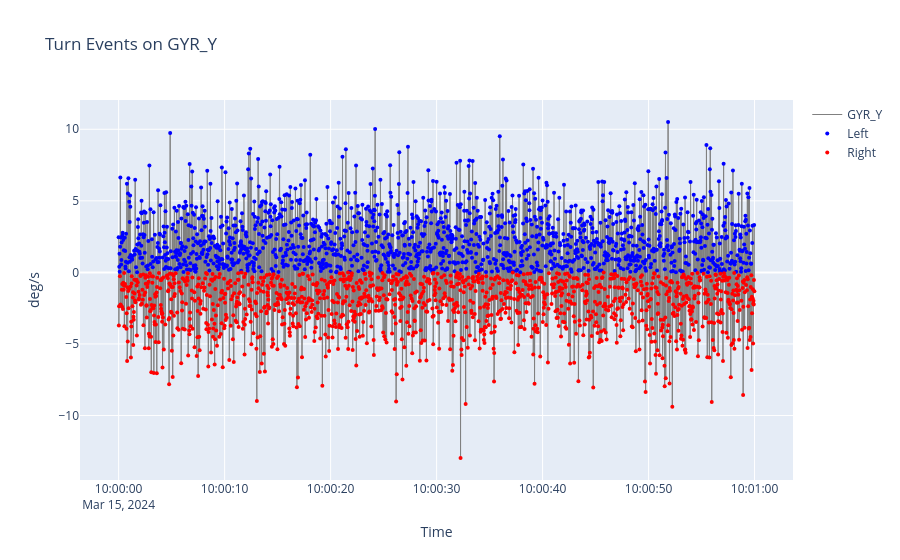

The cell this chart's notebook holds for it:
### Code cell
# Visualise GYR_Y with turn events overlaid
fig = go.Figure()
fig.add_trace(go.Scatter(x=result["timestamp"], y=result["gyr_y"],
                         name="GYR_Y", line=dict(color="gray", width=1)))

for direction, colour in [("Left", "blue"), ("Right", "red")]:
    mask = result["turn_direction"] == direction
    fig.add_trace(go.Scatter(
        x=result.loc[mask, "timestamp"], y=result.loc[mask, "gyr_y"],
        mode="markers", name=direction, marker=dict(color=colour, size=4)))

fig.update_layout(title="Turn Events on GYR_Y", xaxis_title="Time", yaxis_title="deg/s")
fig.show()

### Figure 1 — Plotly figure (JSON) as saved in the notebook; plotly's stock layout.template omitted (floating-point values rounded to 4 significant figures; data arrays with more than 128 entries replaced by an {"elided": "..."} marker saying what was removed)
{"data": [{"line": {"color": "gray", "width": 1}, "name": "GYR_Y", "type": "scatter", "x": {"elided": "3000 str values"}, "y": {"elided": "3000 float values"}}, {"marker": {"color": "blue", "size": 4}, "mode": "markers", "name": "Left", "type": "scatter", "x": {"elided": "1572 str values"}, "y": {"elided": "1572 float values"}}, {"marker": {"color": "red", "size": 4}, "mode": "markers", "name": "Right", "type": "scatter", "x": {"elided": "1424 str values"}, "y": {"elided": "1424 float values"}}], "layout": {"title": {"text": "Turn Events on GYR_Y"}, "xaxis": {"title": {"text": "Time"}}, "yaxis": {"title": {"text": "deg/s"}}}}
